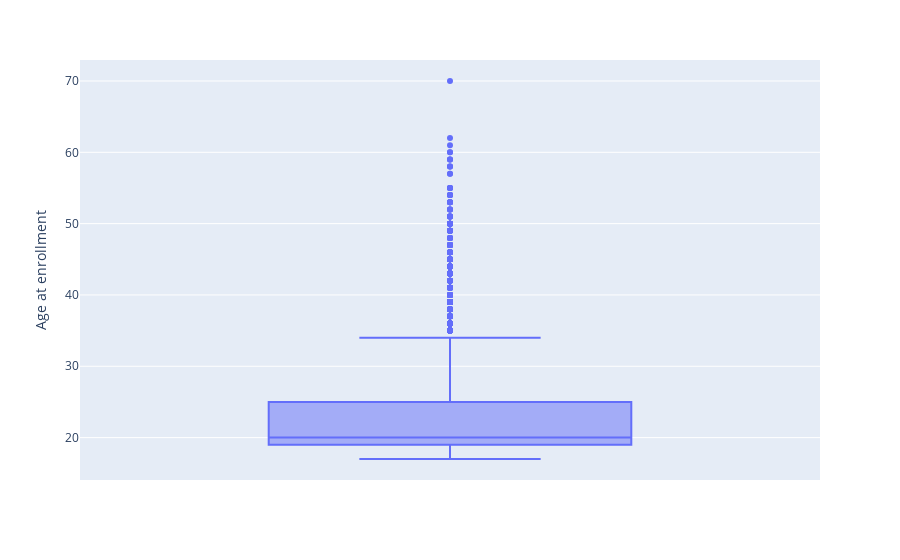

Write notebook code for a chart like this one.
### Code cell
fig = px.box(df, y='Age at enrollment')
fig.show()

### Figure 1 — Plotly figure (JSON) as saved in the notebook; plotly's stock layout.template omitted (floating-point values rounded to 4 significant figures; data arrays with more than 128 entries replaced by an {"elided": "..."} marker saying what was removed)
{"data": [{"alignmentgroup": "True", "hovertemplate": "Age at enrollment=%{y}<extra></extra>", "legendgroup": "", "marker": {"color": "#636efa"}, "name": "", "notched": false, "offsetgroup": "", "orientation": "v", "showlegend": false, "type": "box", "x0": " ", "xaxis": "x", "y": {"elided": "3630 int values"}, "y0": " ", "yaxis": "y"}], "layout": {"boxmode": "group", "legend": {"tracegroupgap": 0}, "margin": {"t": 60}, "xaxis": {"anchor": "y", "domain": [0, 1]}, "yaxis": {"anchor": "x", "domain": [0, 1], "title": {"text": "Age at enrollment"}}}}
